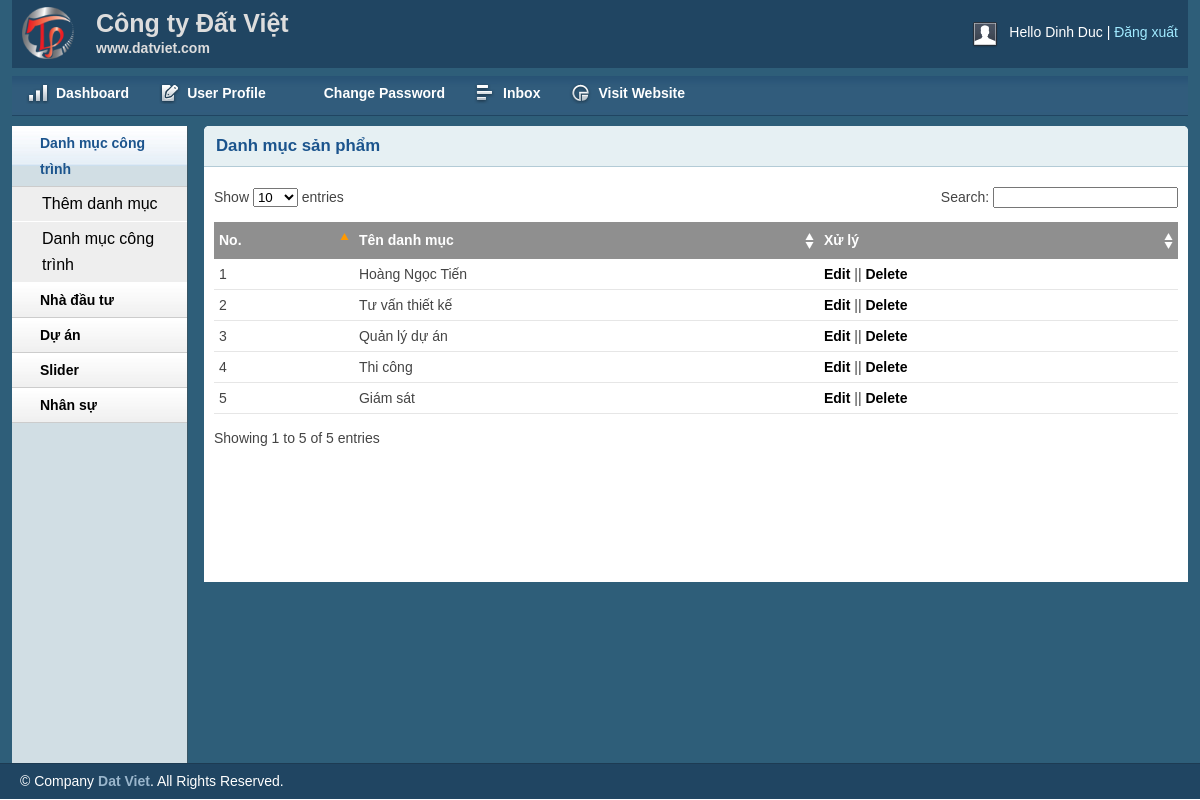
Page /website_datviet/admin/catlist.php (signed in) on the committed database.
### tables this page shows
CREATE TABLE `tbl_category` (
  `catId` int(11) NOT NULL,
  `catName` varchar(255) NOT NULL
);

### website_datviet/lib/database.php (called while the page is built, shortened)
<?php
Class Database{
   public $host   = DB_HOST;
   public $user   = DB_USER;
   public $pass   = DB_PASS;
   public $dbname = DB_NAME;
   public $link;
private function connectDB(){
   $this->link = new mysqli($this->host, $this->user, $this->pass,
    $this->dbname);
 }
public function select($query){
  $result = $this->link->query($query) or
   die($this->link->error.__LINE__);
  if($result->num_rows > 0){
    return $result;
  } else {
    return false;
  }
 }
}
?>

### website_datviet/classes/category.php (called while the page is built, shortened)
<?php
    $filepath = realpath(dirname(__FILE__));
    include_once ($filepath.'/../lib/database.php');
?>
<?php
    class category
    {
        private $db;
        public function __construct()
        {
            $this->db = new Database();
        }
        public function show_category()
        {
            $query = "SELECT * FROM tbl_category order by catId desc ";
            $result = $this->db->select($query);
            return $result;
        }
    }
 ?>

### website_datviet/admin/catlist.php (the view, shortened to what this page needs)
<?php include 'inc/header.php';?>
<?php include 'inc/sidebar.php';?>
<?php include '../classes/category.php';  ?>
<?php
    $cat = new category();
 ?>
        <div class="grid_10">
            <div class="box round first grid">
                <h2>Danh mục sản phẩm</h2>
                <div class="block">
                    <table class="data display datatable" id="example">
					<thead>
						<tr>
							<th>No.</th>
							<th>Tên danh mục</th>
							<th>Xử lý</th>
						</tr>
					</thead>
					<tbody>
						<?php
							$show_cat = $cat -> show_category();
							if($show_cat){
								$i = 0;
								while($result = $show_cat -> fetch_assoc()){
									$i++;
						?>
						<tr class="odd gradeX">
							<td><?php echo $i; ?></td>
							<td><?php echo $result['catName']; ?></td>
							<td><a href="catedit.php?catid=<?php echo $result['catId']; ?>">Edit</a> || <a onclick = "return confirm('Are you want to delete???')" href="?delid=<?php echo $result['catId'] ?>">Delete</a></td>
						</tr>
						<?php
							}
						}
						 ?>
					</tbody>
				</table>
               </div>
            </div>
        </div>
<?php include 'inc/footer.php';?>

### website_datviet/admin/css/text.css (style rules this page uses)
body { font: 13px/1.5 Tahoma, Helvetica, Arial, 'Liberation Sans', FreeSans, sans-serif; }
h2 { font-size: 23px; }
p, dl, hr, h1, h2, h3, h4, h5, h6, ol, ul, pre, table, address, fieldset { margin-bottom: 20px; }

### website_datviet/admin/css/grid.css (style rules this page uses)
.grid_1, .grid_2, .grid_3, .grid_4, .grid_5, .grid_6, .grid_7, .grid_8, .grid_9, .grid_10, .grid_11, .grid_12, .grid_13, .grid_14, .grid_15, .grid_16 { display: inline; float: left; margin-left: 1%; margin-right: 1%; }
.container_12 .grid_10 { width: 81.333%; }

### website_datviet/admin/css/layout.css (style rules this page uses)
body { background: #fff none repeat scroll 0 0; color: #444; font-size: 14px; padding: 0; }
a { color: #000; font-weight:bold; text-decoration: none; }
h1, h2, h3, h4, h5, h6 { line-height:1.2em; margin-bottom:.3em; }
h2 { margin-top:1em; }
.box { background:#fff; margin-bottom:20px; padding:10px 10px 10px 10px; margin-left:-8px; }
.box.grid { padding-bottom:40px; }
.box.round { -moz-border-radius: 5px 5px 0px 0px; -webkit-border-radius: 5px 5px 0px 0px; border-radius: 5px 5px 0px 0px; }
.box h2 { font-size:1.2em; font-weight:bold; color:#1B548D; background:#E6F0F3; margin:-10px -10px 0 -10px; padding:10px 12px; border-bottom:1px solid #B3CBD6; -moz-border-radius: 5px 5px 0px 0px; -webkit-border-radius: 5px 5px 0px 0px; border-radius: 5px 5px 0px 0px; }
.box.first { min-height: 406px; }
.block { padding-top:20px; }
.block { padding-bottom:1px; }
table.display { margin: 0 auto; clear: both; width: 100%; }
.sorting_asc { background: #8f8f8f url(../img/table/sort_asc.png) no-repeat center right; padding:8px 5px; text-align:left; color:#fff; }
.sorting { background:#8f8f8f url(../img/table/sort_both.png) no-repeat center right; padding:8px 5px; text-align:left; color:#fff; }
tr.odd { height: 30px; line-height: 30px; border-bottom:1px solid #e6e6e6; }
tr.even { height: 30px; line-height: 30px; border-bottom:1px solid #e6e6e6; }
tr.odd td, tr.even td { padding-left:5px; }

### rows in the picture
tbl_category: catName "Hoàng Ngọc Tiến"
tbl_category: catName "Tư vấn thiết kế"
tbl_category: catName "Quản lý dự án"
tbl_category: catName "Thi công"
tbl_category: catName "Giám sát"

### other values in the picture
Session::get('adminName') "Dinh Duc"
